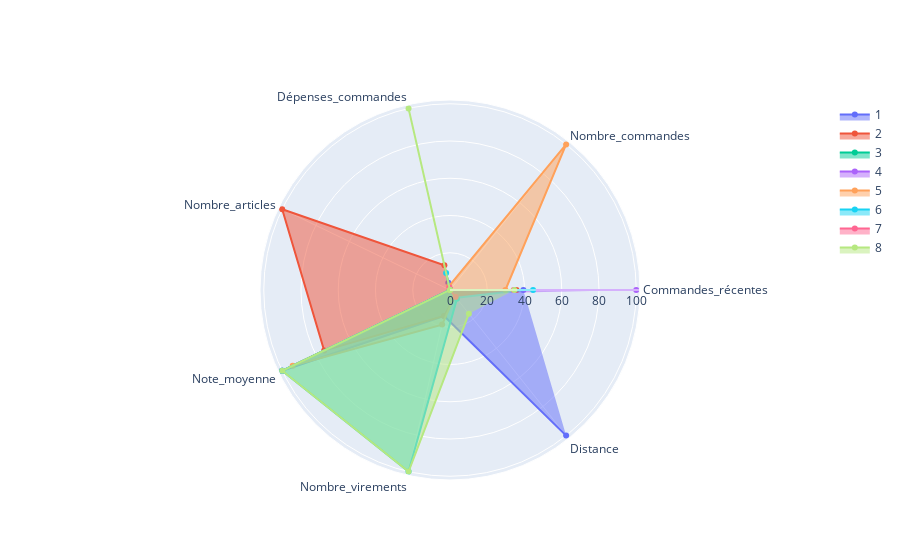

Notebook code cell kept with this figure:
### Code cell
# On affiche notre carte radar
radar_chart_7('Commandes_récentes', 'Nombre_commandes', 'Dépenses_commandes',
              'Nombre_articles', 'Note_moyenne', 'Nombre_virements',
              'Distance', radar_8)

### Figure 1 — Plotly figure (JSON) as saved in the notebook; plotly's stock layout.template omitted (floating-point values rounded to 4 significant figures)
{"data": [{"fill": "toself", "name": "1", "r": [39.41, 0, 3.99, 0, 100, 14.29, 100], "theta": ["Commandes_récentes", "Nombre_commandes", "Dépenses_commandes", "Nombre_articles", "Note_moyenne", "Nombre_virements", "Distance"], "type": "scatterpolar"}, {"fill": "toself", "name": "2", "r": [35.69, 0, 13.56, 100, 75, 14.29, 4.388], "theta": ["Commandes_récentes", "Nombre_commandes", "Dépenses_commandes", "Nombre_articles", "Note_moyenne", "Nombre_virements", "Distance"], "type": "scatterpolar"}, {"fill": "toself", "name": "3", "r": [0, 0, 0.2699, 0, 100, 0, 0], "theta": ["Commandes_récentes", "Nombre_commandes", "Dépenses_commandes", "Nombre_articles", "Note_moyenne", "Nombre_virements", "Distance"], "type": "scatterpolar"}, {"fill": "toself", "name": "4", "r": [100, 0, 0, 0, 100, 0, 2.771], "theta": ["Commandes_récentes", "Nombre_commandes", "Dépenses_commandes", "Nombre_articles", "Note_moyenne", "Nombre_virements", "Distance"], "type": "scatterpolar"}, {"fill": "toself", "name": "5", "r": [29.74, 100, 2.193, 0, 93.75, 19.05, 4.108], "theta": ["Commandes_récentes", "Nombre_commandes", "Dépenses_commandes", "Nombre_articles", "Note_moyenne", "Nombre_virements", "Distance"], "type": "scatterpolar"}, {"fill": "toself", "name": "6", "r": [44.61, 0, 9.411, 0, 100, 100, 5.991], "theta": ["Commandes_récentes", "Nombre_commandes", "Dépenses_commandes", "Nombre_articles", "Note_moyenne", "Nombre_virements", "Distance"], "type": "scatterpolar"}, {"fill": "toself", "name": "7", "r": [34.2, 0, 1.385, 0, 0, 0, 4.886], "theta": ["Commandes_récentes", "Nombre_commandes", "Dépenses_commandes", "Nombre_articles", "Note_moyenne", "Nombre_virements", "Distance"], "type": "scatterpolar"}, {"fill": "toself", "name": "8", "r": [34.57, 0, 100, 0, 100, 100, 16.27], "theta": ["Commandes_récentes", "Nombre_commandes", "Dépenses_commandes", "Nombre_articles", "Note_moyenne", "Nombre_virements", "Distance"], "type": "scatterpolar"}], "layout": {}}
